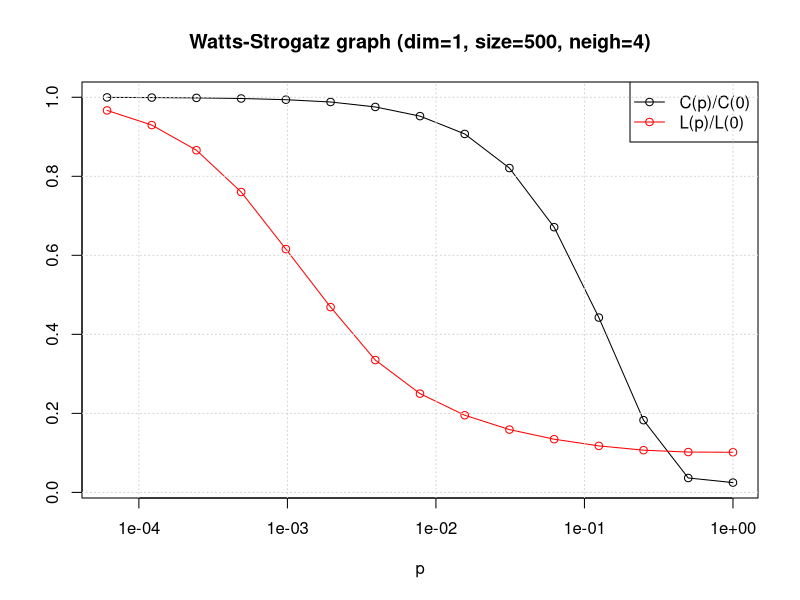

Generate this figure with R:
library(igraph, warn.conflicts = FALSE)
#library(ggplot2)
#library(reshape2)

# Constants

XN = 15
R = seq(1, XN)
P = 2**-(R-1)
DIM = 1
SIZE = 500
NEI = 4
REP = 500
PDF_SIZE = 6
PB = P[seq(XN/4)*4]

# Compute mean C0 using samples in C0v. Same for L0.

L0v = rep(0, REP)
C0v = rep(0, REP)

for(n in seq(REP)) {
	g0 = watts.strogatz.game(DIM, SIZE, NEI, 0)
	C0v[n] = transitivity(g0)
	L0v[n] = average.path.length(g0)
}

L0 = mean(L0v)
C0 = mean(C0v)

# Now compute L and C as p changes.

L = rep(0, XN)
C = rep(0, XN)

for(r in R) {
	print(r)
	Lv = rep(0, REP)
	Cv = rep(0, REP)

	# Sample REP times

	for(n in seq(REP)) {
		g = watts.strogatz.game(DIM, SIZE, NEI, P[r])
		Cp = transitivity(g)
		Cv[n] = Cp/C0
		Lp = average.path.length(g)
		Lv[n] = Lp/L0
	}
	C[r] = mean(Cv)
	L[r] = mean(Lv)
}

# Plot as pdf

pdf(file="ws.pdf", width=PDF_SIZE, height=PDF_SIZE)


# ggplot seems to be more complicated for this task, or I don't have enough
# experience with it yet
#
#p1 = qplot(P, C, log='x', 
#	type='o', col='black',
#	xlab='p', ylab='',
#	main=title) + theme_bw()

#df = data.frame(P=P, C=C, L=L)
##xymelt <- melt(df, id.vars = "P")
##
##ggplot(xymelt, aes(x = 'P', y = value, color = variable)) +
##  theme_bw() +
##  geom_line() +
##  scale_colour_manual(values =c('black'='black','red'='red'), labels = c('c2','c1'))
#
#
#ggplot(df, aes(x=P)) + 
#	theme_bw() +
#	geom_point(aes(y=C), color='black') +
#	geom_line(aes(y=C), color='black') + 
#	geom_point(aes(y=L), color='red') +
#	geom_line(aes(y=L), color='red') + 
#	scale_x_log10(breaks=10**seq(0, -4),
#		labels = function(x) format(x, scientific = TRUE)) +
##	theme(legend.position = c(0.8, 0.8)) +
##	scale_colour_manual("",
##		breaks = c("TempMax", "TempMedia", "TempMin"),
##		values = c("red", "green", "blue")) +
#	scale_colour_manual(values =c('black'='black','red'='red'), labels = c('c2','c1')) +
#	labs(y="")

title = sprintf("Watts-Strogatz graph (dim=%d, size=%d, neigh=%d)",
	DIM, SIZE, NEI)

plot(P, C, log='x', 
	type='o', col='black',
	xlab='p', ylab='', main=title)
lines(P, L, 
	type='o', col='red')

legend("topright",
	legend = c("C(p)/C(0)", "L(p)/L(0)"),
	col=c('black', 'red'), pch=c(1,1), lty=c(1,1))

grid()
dev.off()
